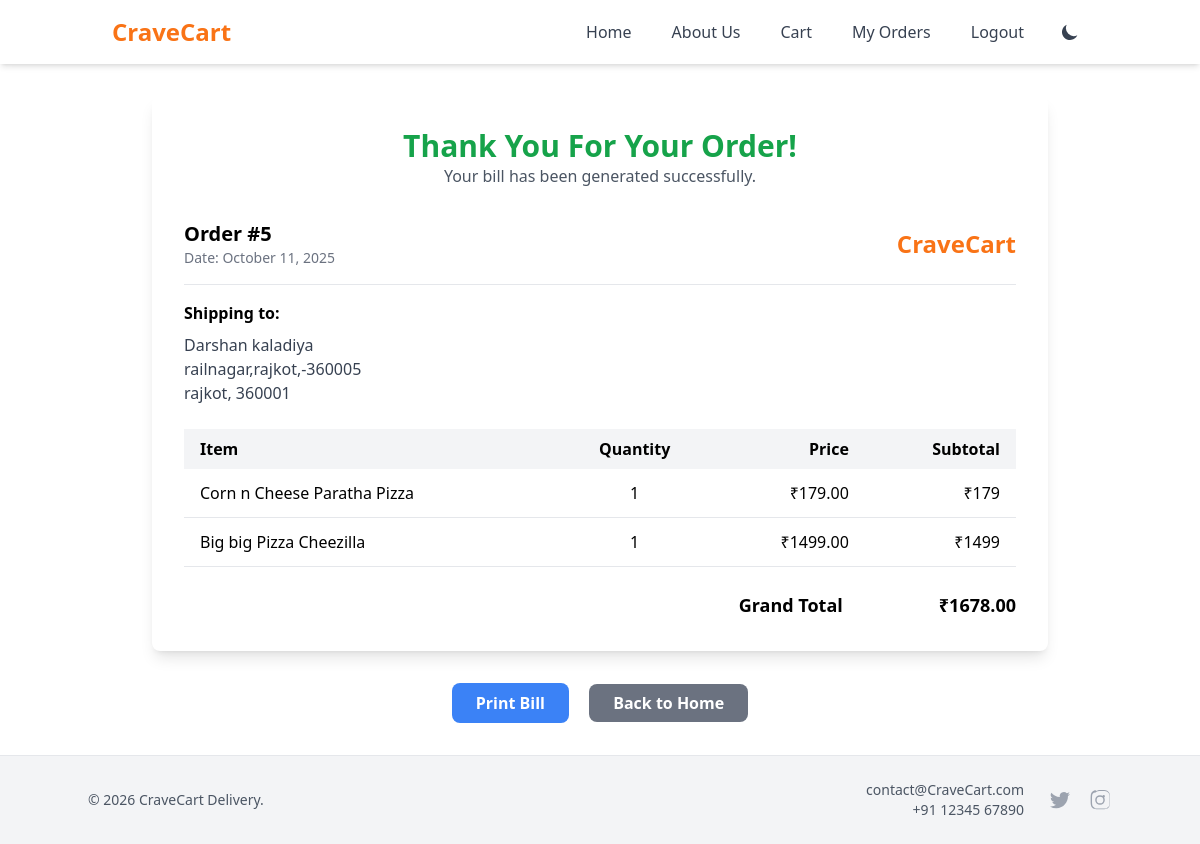
The app's page /order-confirmation/5/ (signed in) with its own data.
### store/models.py (models this page shows, shortened)
class Order(models.Model):
    STATUS_CHOICES = (
        ('Pending', 'Pending'),
        ('Processing', 'Processing'),
        ('Delivered', 'Delivered'),
        ('Cancelled', 'Cancelled'),
    )
    PAYMENT_CHOICES = (
        ('Cash on Delivery', 'Cash on Delivery'),
        ('Card Payment', 'Card Payment'),
        ('UPI', 'UPI'),
    )
    user = models.ForeignKey(User, on_delete=models.CASCADE)
    created_at = models.DateTimeField(auto_now_add=True)
    updated_at = models.DateTimeField(auto_now=True)
    total_price = models.DecimalField(max_digits=10, decimal_places=2)
    shipping_address = models.TextField()
    status = models.CharField(max_length=20, choices=STATUS_CHOICES, default='Pending')
    payment_method = models.CharField(max_length=20, choices=PAYMENT_CHOICES, default='Cash on Delivery')

class OrderItem(models.Model):
    order = models.ForeignKey(Order, related_name='items', on_delete=models.CASCADE)
    food_item = models.ForeignKey(FoodItem, on_delete=models.CASCADE)
    quantity = models.PositiveIntegerField()
    price = models.DecimalField(max_digits=10, decimal_places=2)

class FoodItem(models.Model):
    name = models.CharField(max_length=100)
    description = models.TextField()
    price = models.DecimalField(max_digits=10, decimal_places=2)
    image_url = models.URLField(max_length=500, blank=True)
    category = models.ForeignKey(Category, on_delete=models.CASCADE)
    is_available = models.BooleanField(default=True)

### store/views.py (the view)
# urls.py: path('order-confirmation/<int:order_id>/', views.order_confirmation_view, name='order_confirmation'),
@login_required
def order_confirmation_view(request, order_id):
    order = get_object_or_404(Order, id=order_id, user=request.user)
    return render(request, 'store/order_confirmation.html', {'order': order})

### templates/store/order_confirmation.html
{% extends 'store/base.html' %}
{% block content %}
<div class="max-w-4xl mx-auto">
    <div id="bill" class="bg-white p-8 rounded-lg shadow-lg">
        <div class="text-center mb-8">
            <h1 class="text-3xl font-bold text-green-600">Thank You For Your Order!</h1>
            <p class="text-gray-600">Your bill has been generated successfully.</p>
        </div>
        <div class="flex justify-between items-center border-b pb-4 mb-4">
            <div>
                <h2 class="text-xl font-semibold">Order #{{ order.id }}</h2>
                <p class="text-sm text-gray-500">Date: {{ order.created_at|date:"F d, Y" }}</p>
            </div>
            <div class="text-2xl font-bold text-orange-500">CraveCart</div>
        </div>
        <div class="mb-6">
            <h3 class="font-semibold mb-2">Shipping to:</h3>
            <p class="text-gray-700">{{ order.shipping_address|linebreaksbr }}</p>
        </div>
        <table class="w-full text-left mb-6">
            <thead>
                <tr class="bg-gray-100">
                    <th class="py-2 px-4 font-semibold">Item</th>
                    <th class="py-2 px-4 font-semibold text-center">Quantity</th>
                    <th class="py-2 px-4 font-semibold text-right">Price</th>
                    <th class="py-2 px-4 font-semibold text-right">Subtotal</th>
                </tr>
            </thead>
            <tbody>
                {% for item in order.items.all %}
                <tr class="border-b">
                    <td class="py-3 px-4">{{ item.food_item.name }}</td>
                    <td class="py-3 px-4 text-center">{{ item.quantity }}</td>
                    <td class="py-3 px-4 text-right">₹{{ item.price }}</td>
                    <td class="py-3 px-4 text-right">₹{% widthratio item.price 1 item.quantity %}</td>
                </tr>
                {% endfor %}
            </tbody>
        </table>
        <div class="flex justify-end">
            <div class="w-full md:w-1/3">
                <div class="flex justify-between text-lg font-semibold">
                    <span>Grand Total</span>
                    <span>₹{{ order.total_price }}</span>
                </div>
            </div>
        </div>
    </div>
    <div class="text-center mt-8">
        <button onclick="window.print()"
            class="bg-blue-500 text-white font-bold py-2 px-6 rounded-lg hover:bg-blue-600 transition-colors">
            Print Bill
        </button>
        <a href="{% url 'home' %}"
            class="ml-4 bg-gray-500 text-white font-bold py-2 px-6 rounded-lg hover:bg-gray-600 transition-colors">
            Back to Home
        </a>
    </div>
</div>
{% endblock %}

### static/css/style.css (style rules this page uses)
body { font-family: 'Inter', sans-serif; background-color: #f7fafc; }

### records on screen
Order: id "5", created_at "October 11, 2025", shipping_address "Darshan kaladiya railnagar,rajkot,-360005 rajkot, 360001", total_price "1678.00"
OrderItem: food_item.name "Corn n Cheese Paratha Pizza", quantity "1", price "179.00", price+quantity "179"
OrderItem: food_item.name "Big big Pizza Cheezilla", quantity "1", price "1499.00", price+quantity "1499"
